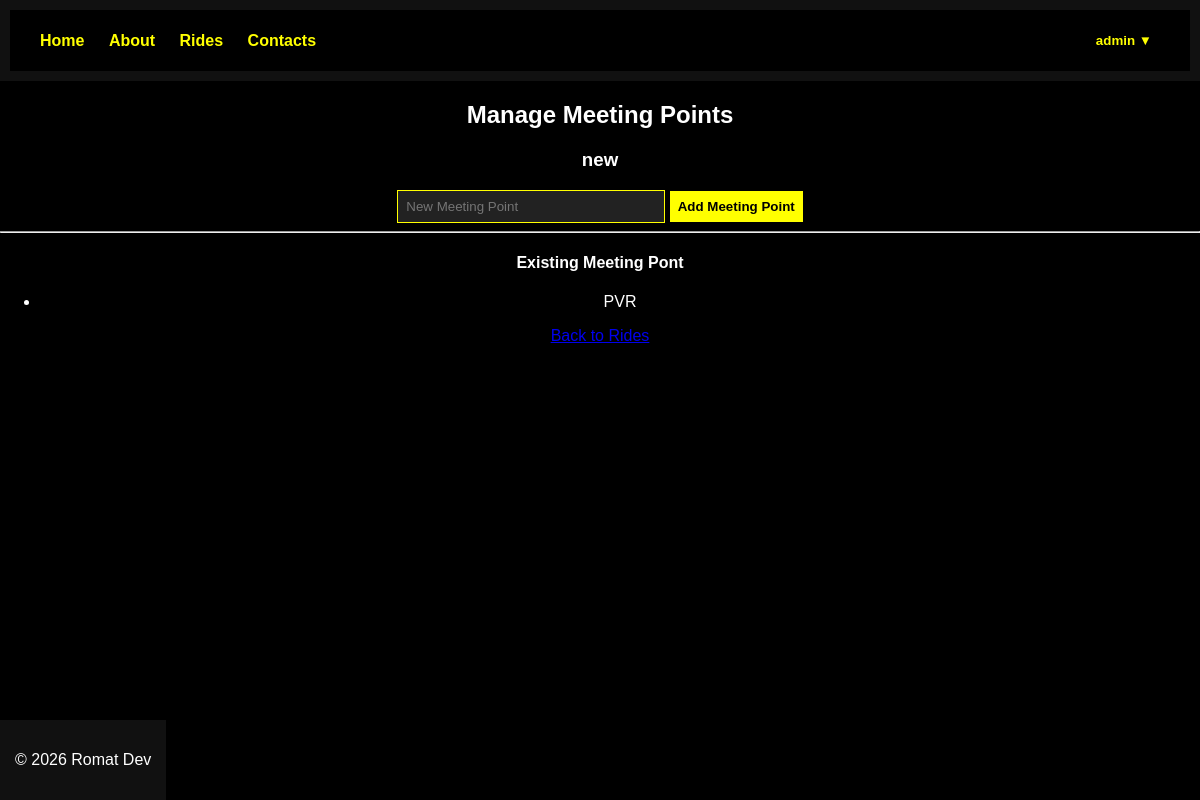
The page /ride/1/meeting-points (signed in) on the database as committed earlier.
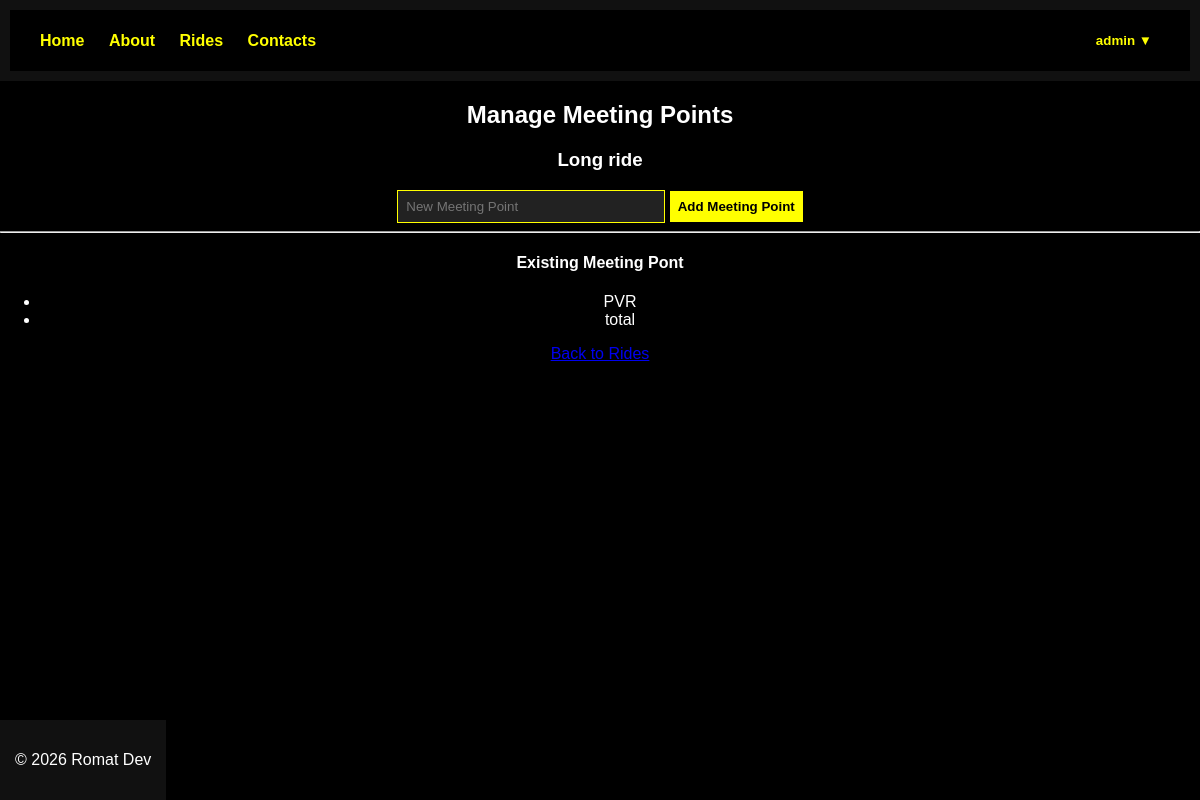
The same page on the database as committed later.
### app.py (models this page shows)
class User(UserMixin, db.Model):
    id = db.Column(db.Integer, primary_key=True)
    username = db.Column(db.String(150), unique=True, nullable=False)
    password = db.Column(db.String(200), nullable=False)
    role = db.Column(db.String(20), default='member')
    approved = db.Column(db.Boolean, default=False)
    is_senior = db.Column(db.Boolean, default=False)
    chapter = db.Column(db.String(50))

class Ride(db.Model):
    id = db.Column(db.Integer, primary_key=True)
    title = db.Column(db.String(200))
    location = db.Column(db.String(200))
    ride_date = db.Column(db.String(100))
    description = db.Column(db.Text)
    created_by = db.Column(db.Integer)
    meeting_points = db.relationship(
        'MeetingPoint',
        backref='ride',
        cascade="all, delete-orphan"
    )
    participants = db.relationship(
        'RideParticipant',
        backref='ride',
        cascade='all, delete-orphan'
    )

class MeetingPoint(db.Model):
    id = db.Column(db.Integer, primary_key=True)
    ride_id = db.Column(db.Integer, db.ForeignKey('ride.id'), nullable=False)
    location_name = db.Column(db.String(200))

### app.py (the view, shortened to what this page needs)
@app.route("/ride/<int:ride_id>/meeting-points", methods=["GET", "POST"])
@login_required
@senior_required
def manage_meeting_points(ride_id):
    ride = Ride.query.get_or_404(ride_id)
    meeting_points = MeetingPoint.query.filter_by(ride_id=ride.id).all()
    return render_template(
        "manage_meeting_points.html",
        ride=ride,
        meeting_points=meeting_points
    )

### app.py (called while the page is built)
@login_manager.user_loader
def load_user(user_id):
    return User.query.get(int(user_id))

def senior_required(f):
    @wraps(f)
    def decorated_function(*args, **kwargs):
        if not current_user.is_authenticated or current_user.role != "senior":
            abort(403)
        return f(*args, **kwargs)
    return decorated_function

### templates/manage_meeting_points.html
{% extends "base.html" %}
{% block content %}
<h2>Manage Meeting Points</h2>
<h3>{{ ride.title }}</h3>
<form method="POST">
    <input type="text" name="location_name" placeholder="New Meeting Point" required>
    <button type="submit">Add Meeting Point</button>
</form>
<hr>
<h4>Existing Meeting Pont</h4>
<ul class="metting-points">
    {% for point in meeting_points %}
        <li>{{ point.location_name }}</li>
    {% else %}
        <p>No Meeting Points Added Yet.</p>
    {% endfor %}
</ul>
<a href="{{ url_for('rides') }}">Back to Rides</a>
{% endblock %}

### templates/base.html (shortened to what this page needs)
<!DOCTYPE html>
<html lang="en">
<head>
    <link rel="stylesheet" href="{{ url_for('static', filename='css/style.css') }}">
</head>
<body>
<header>
    <nav class="navbar">
        <div class="nav-left">
            <a href="{{ url_for('index') }}">Home</a>
            <a href="{{ url_for('about') }}">About</a>
            <a href="{{ url_for('rides') }}">Rides</a>
            <a href="{{ url_for('contacts') }}">Contacts</a>
        </div>
        <div class="nav-right">
            {% if current_user.is_authenticated %}
            <div class="dropdown">
                <button class="dropbtn">
                    {{ current_user.username }} ▼
                </button>
            </div>
            {% else %}
                <a href="{{ url_for('login') }}">Login</a>
                <a href="{{ url_for('register') }}">Register</a>
            {% endif %}
        </div>
    </nav>
</header>
<main>
    {% block content %}
    {% endblock %}
</main>
<footer>
    <p>© 2026 Romat Dev</p>
</footer>
</body>
</html>

### static/css/style.css (style rules this page uses)
body { background-color: black; color: white; font-family: Arial, Helvetica, sans-serif; margin: 0; text-align: center; }
header { background-color: #111; padding: 10px; }
.navbar { display:flex; justify-content:space-between; align-items:center; background:black; padding:15px 30px; }
.navbar a { color:yellow; text-decoration:none; margin-right:20px; font-weight:bold; }
.nav-right { position:relative; }
.dropbtn { background:black; color:yellow; border:none; font-weight:bold; cursor:pointer; }
.dropdown { position:relative; display:inline-block; }
footer { background-color: #111; text-align: center; padding: 15px; margin-top: 40px; position: fixed; bottom: 0; }
input { padding: 8px; width: 250px; background-color: #222; border: 1px solid yellow; color: white; }
button { padding: 8px; background-color: yellow; border: none; font-weight: bold; cursor: pointer; }

Rows that differ between the two databases and show on the page:
changed Ride: title "new" → "Long ride"
added MeetingPoint: location_name "total"
